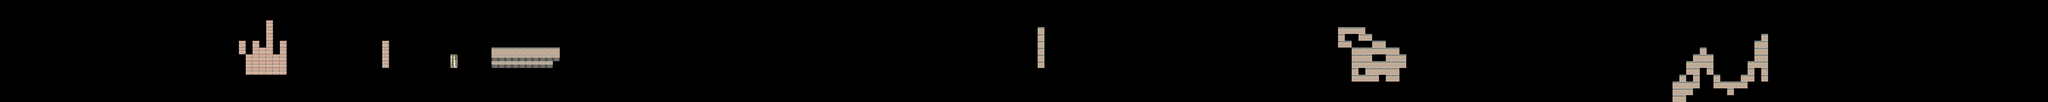

This is a level from a 2D game, rendered from its Tiled map with the project's own tilesets. A one-line summary and the map file follow, with tile-layer data summarised:
An orthogonal 300x15 tile map with 32x32 px tiles, 1 tile layer (Tile Layer 1).

<map version="1.0" tiledversion="1.0.3" orientation="orthogonal" renderorder="right-down" width="300" height="15" tilewidth="32" tileheight="32" nextobjectid="1">
 <tileset firstgid="1" source="background.tsx" />
 <layer name="Tile Layer 1" width="300" height="15">
  <data>[4500 cells, 159 non-empty, 6 distinct tile ids]</data>
 </layer>
</map>